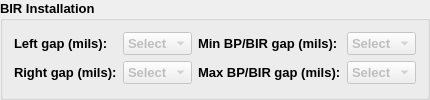
                 <widget class="QGroupBox" name="bir_box">
                  <property name="palette">
                   <palette>
                    <active/>
                    <inactive/>
                    <disabled/>
                   </palette>
                  </property>
                  <property name="font">
                   <font>
                    <pointsize>10</pointsize>
                    <weight>75</weight>
                    <bold>true</bold>
                   </font>
                  </property>
                  <property name="title">
                   <string>BIR Installation</string>
                  </property>
                  <layout class="QGridLayout" name="gridLayout_3">
                   <item row="0" column="0">
                    <widget class="QLabel" name="label_23">
                     <property name="palette">
                      <palette>
                       <active/>
                       <inactive/>
                       <disabled/>
                      </palette>
                     </property>
                     <property name="text">
                      <string>Left gap (mils):</string>
                     </property>
                    </widget>
                   </item>
                   <item row="0" column="1">
                    <widget class="QComboBox" name="leftgap">
                     <property name="enabled">
                      <bool>false</bool>
                     </property>
                     <property name="palette">
                      <palette>
                       <active/>
                       <inactive/>
                       <disabled/>
                      </palette>
                     </property>
                     <property name="currentText">
                      <string>Select</string>
                     </property>
                     <item>
                      <property name="text">
                       <string>Select</string>
                      </property>
                     </item>
                     <item>
                      <property name="text">
                       <string>1</string>
                      </property>
                     </item>
                     <item>
                      <property name="text">
                       <string>2</string>
                      </property>
                     </item>
                     <item>
                      <property name="text">
                       <string>3</string>
                      </property>
                     </item>
                     <item>
                      <property name="text">
                       <string>4</string>
                      </property>
                     </item>
                     <item>
                      <property name="text">
                       <string>5</string>
                      </property>
                     </item>
                     <item>
                      <property name="text">
                       <string>6</string>
                      </property>
                     </item>
                     <item>
                      <property name="text">
                       <string>7</string>
                      </property>
                     </item>
                     <item>
                      <property name="text">
                       <string>8</string>
                      </property>
                     </item>
                     <item>
                      <property name="text">
                       <string>9</string>
                      </property>
                     </item>
                     <item>
                      <property name="text">
                       <string>10</string>
                      </property>
                     </item>
                     <item>
                      <property name="text">
                       <string>11</string>
                      </property>
                     </item>
                     <item>
                      <property name="text">
                       <string>12</string>
                      </property>
                     </item>
                     <item>
                      <property name="text">
                       <string>13</string>
                      </property>
                     </item>
                     <item>
                      <property name="text">
                       <string>14</string>
                      </property>
                     </item>
                     <item>
                      <property name="text">
                       <string>15</string>
                      </property>
                     </item>
                    </widget>
                   </item>
                   <item row="0" column="2">
                    <widget class="QLabel" name="label_30">
                     <property name="palette">
                      <palette>
                       <active/>
                       <inactive/>
                       <disabled/>
                      </palette>
                     </property>
                     <property name="text">
                      <string>Min BP/BIR gap (mils):</string>
                     </property>
                    </widget>
                   </item>
                   <item row="0" column="3">
                    <widget class="QComboBox" name="mingap">
                     <property name="enabled">
                      <bool>false</bool>
                     </property>
                     <property name="palette">
                      <palette>
                       <active/>
                       <inactive/>
                       <disabled/>
                      </palette>
                     </property>
                     <item>
                      <property name="text">
                       <string>Select</string>
                      </property>
                     </item>
                     <item>
                      <property name="text">
                       <string>1</string>
                      </property>
                     </item>
                     <item>
                      <property name="text">
                       <string>2</string>
                      </property>
                     </item>
                     <item>
                      <property name="text">
                       <string>3</string>
                      </property>
                     </item>
                     <item>
                      <property name="text">
                       <string>4</string>
                      </property>
                     </item>
                     <item>
                      <property name="text">
                       <string>5</string>
                      </property>
                     </item>
                     <item>
                      <property name="text">
                       <string>6</string>
                      </property>
                     </item>
                     <item>
                      <property name="text">
                       <string>7</string>
                      </property>
                     </item>
                     <item>
                      <property name="text">
                       <string>8</string>
                      </property>
                     </item>
                     <item>
                      <property name="text">
                       <string>9</string>
                      </property>
                     </item>
                     <item>
                      <property name="text">
                       <string>10</string>
                      </property>
                     </item>
                     <item>
                      <property name="text">
                       <string>11</string>
                      </property>
                     </item>
                     <item>
                      <property name="text">
                       <string>12</string>
                      </property>
                     </item>
                     <item>
                      <property name="text">
                       <string>13</string>
                      </property>
                     </item>
                     <item>
                      <property name="text">
                       <string>14</string>
                      </property>
                     </item>
                     <item>
                      <property name="text">
                       <string>15</string>
                      </property>
                     </item>
                    </widget>
                   </item>
                   <item row="1" column="0">
                    <widget class="QLabel" name="label_27">
                     <property name="palette">
                      <palette>
                       <active/>
                       <inactive/>
                       <disabled/>
                      </palette>
                     </property>
                     <property name="text">
                      <string>Right gap (mils):</string>
                     </property>
                    </widget>
                   </item>
                   <item row="1" column="1">
                    <widget class="QComboBox" name="rightgap">
                     <property name="enabled">
                      <bool>false</bool>
                     </property>
                     <property name="palette">
                      <palette>
                       <active/>
                       <inactive/>
                       <disabled/>
                      </palette>
                     </property>
                     <item>
                      <property name="text">
                       <string>Select</string>
                      </property>
                     </item>
                     <item>
                      <property name="text">
                       <string>1</string>
                      </property>
                     </item>
                     <item>
                      <property name="text">
                       <string>2</string>
                      </property>
                     </item>
                     <item>
                      <property name="text">
                       <string>3</string>
                      </property>
                     </item>
                     <item>
                      <property name="text">
                       <string>4</string>
                      </property>
                     </item>
                     <item>
                      <property name="text">
                       <string>5</string>
                      </property>
                     </item>
                     <item>
                      <property name="text">
                       <string>6</string>
                      </property>
                     </item>
                     <item>
                      <property name="text">
                       <string>7</string>
                      </property>
                     </item>
                     <item>
                      <property name="text">
                       <string>8</string>
                      </property>
                     </item>
                     <item>
                      <property name="text">
                       <string>9</string>
                      </property>
                     </item>
                     <item>
                      <property name="text">
                       <string>10</string>
                      </property>
                     </item>
                     <item>
                      <property name="text">
                       <string>11</string>
                      </property>
                     </item>
                     <item>
                      <property name="text">
                       <string>12</string>
                      </property>
                     </item>
                     <item>
                      <property name="text">
                       <string>13</string>
                      </property>
                     </item>
                     <item>
                      <property name="text">
                       <string>14</string>
                      </property>
                     </item>
                     <item>
                      <property name="text">
                       <string>15</string>
                      </property>
                     </item>
                    </widget>
                   </item>
                   <item row="1" column="2">
                    <widget class="QLabel" name="label_29">
                     <property name="palette">
                      <palette>
                       <active/>
                       <inactive/>
                       <disabled/>
                      </palette>
                     </property>
                     <property name="text">
                      <string>Max BP/BIR gap (mils):</string>
                     </property>
                    </widget>
                   </item>
                   <item row="1" column="3">
                    <widget class="QComboBox" name="maxgap">
                     <property name="enabled">
                      <bool>false</bool>
                     </property>
                     <property name="palette">
                      <palette>
                       <active/>
                       <inactive/>
                       <disabled/>
                      </palette>
                     </property>
                     <item>
                      <property name="text">
                       <string>Select</string>
                      </property>
                     </item>
                     <item>
                      <property name="text">
                       <string>1</string>
                      </property>
                     </item>
                     <item>
                      <property name="text">
                       <string>2</string>
                      </property>
                     </item>
                     <item>
                      <property name="text">
                       <string>3</string>
                      </property>
                     </item>
                     <item>
                      <property name="text">
                       <string>4</string>
                      </property>
                     </item>
                     <item>
                      <property name="text">
                       <string>5</string>
                      </property>
                     </item>
                     <item>
                      <property name="text">
                       <string>6</string>
                      </property>
                     </item>
                     <item>
                      <property name="text">
                       <string>7</string>
                      </property>
                     </item>
                     <item>
                      <property name="text">
                       <string>8</string>
                      </property>
                     </item>
                     <item>
                      <property name="text">
                       <string>9</string>
                      </property>
                     </item>
                     <item>
                      <property name="text">
                       <string>10</string>
                      </property>
                     </item>
                     <item>
                      <property name="text">
                       <string>11</string>
                      </property>
                     </item>
                     <item>
                      <property name="text">
                       <string>12</string>
                      </property>
                     </item>
                     <item>
                      <property name="text">
                       <string>13</string>
                      </property>
                     </item>
                     <item>
                      <property name="text">
                       <string>14</string>
                      </property>
                     </item>
                     <item>
                      <property name="text">
                       <string>15</string>
                      </property>
                     </item>
                    </widget>
                   </item>
                  </layout>
                 </widget>
